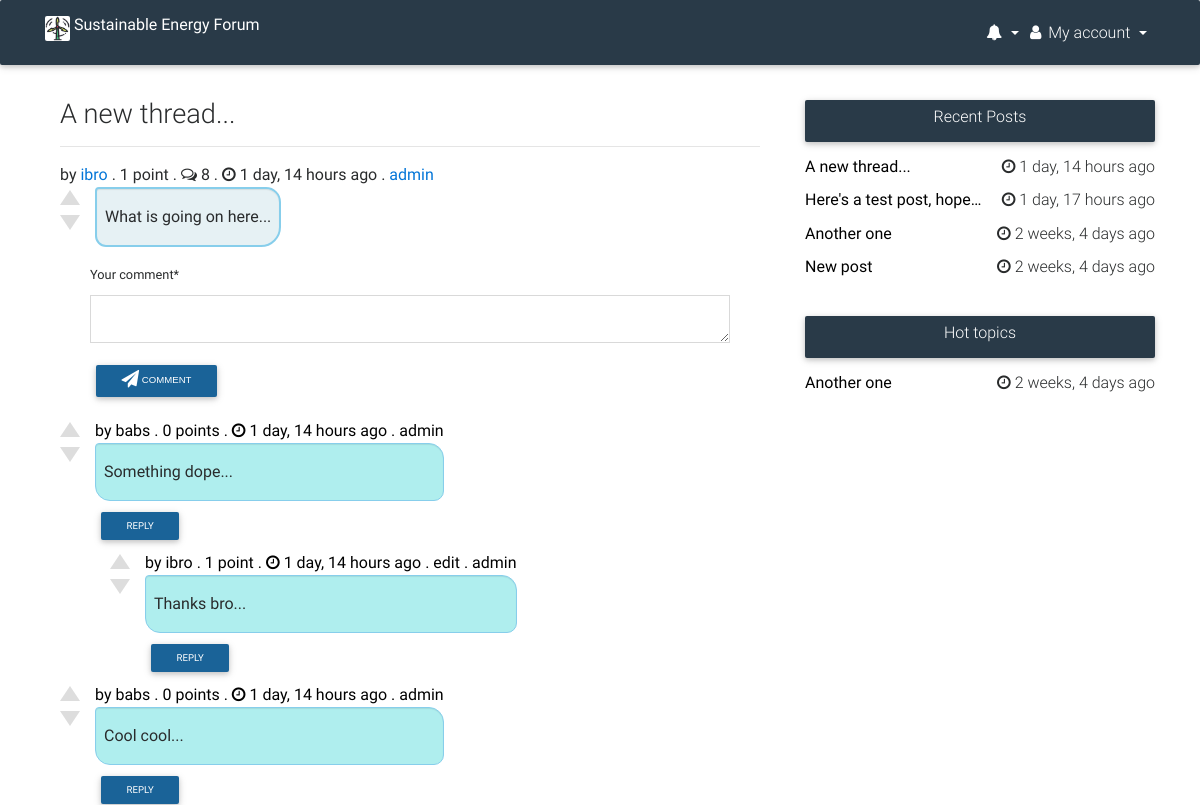
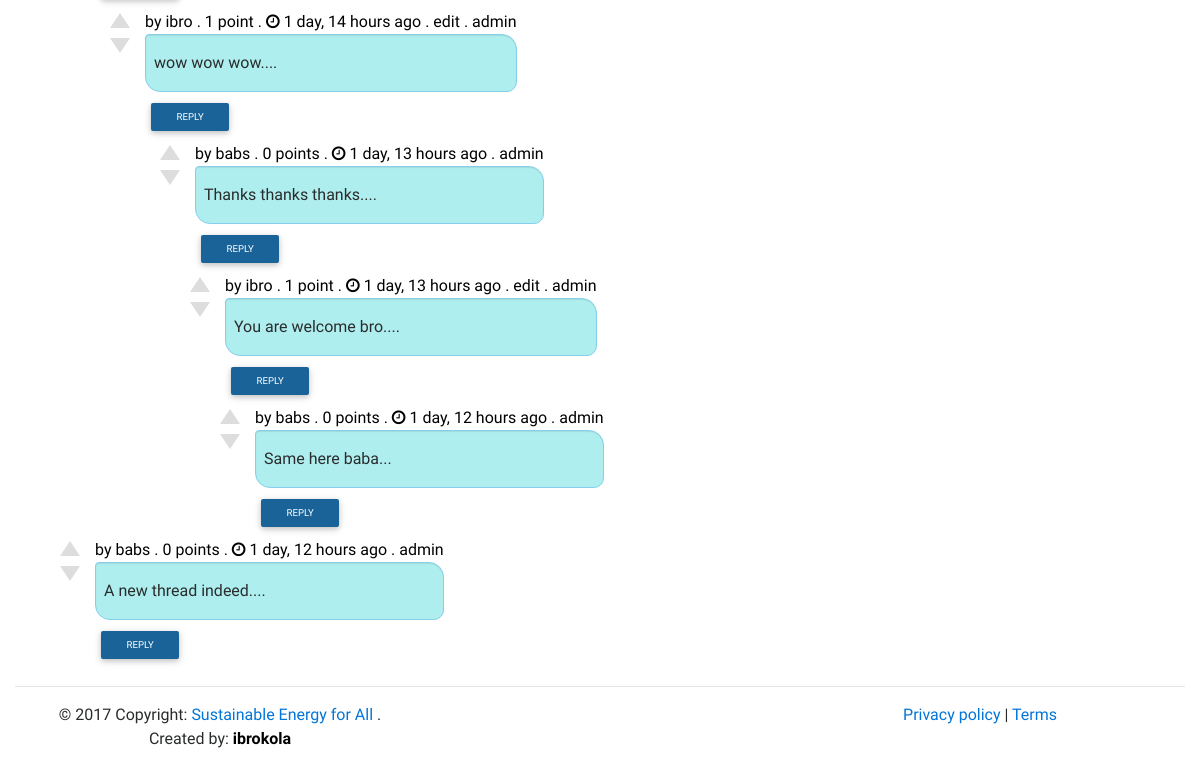
Before: /forum/discussion/4/ (signed in) with the older database file (2 pictures, top to bottom).
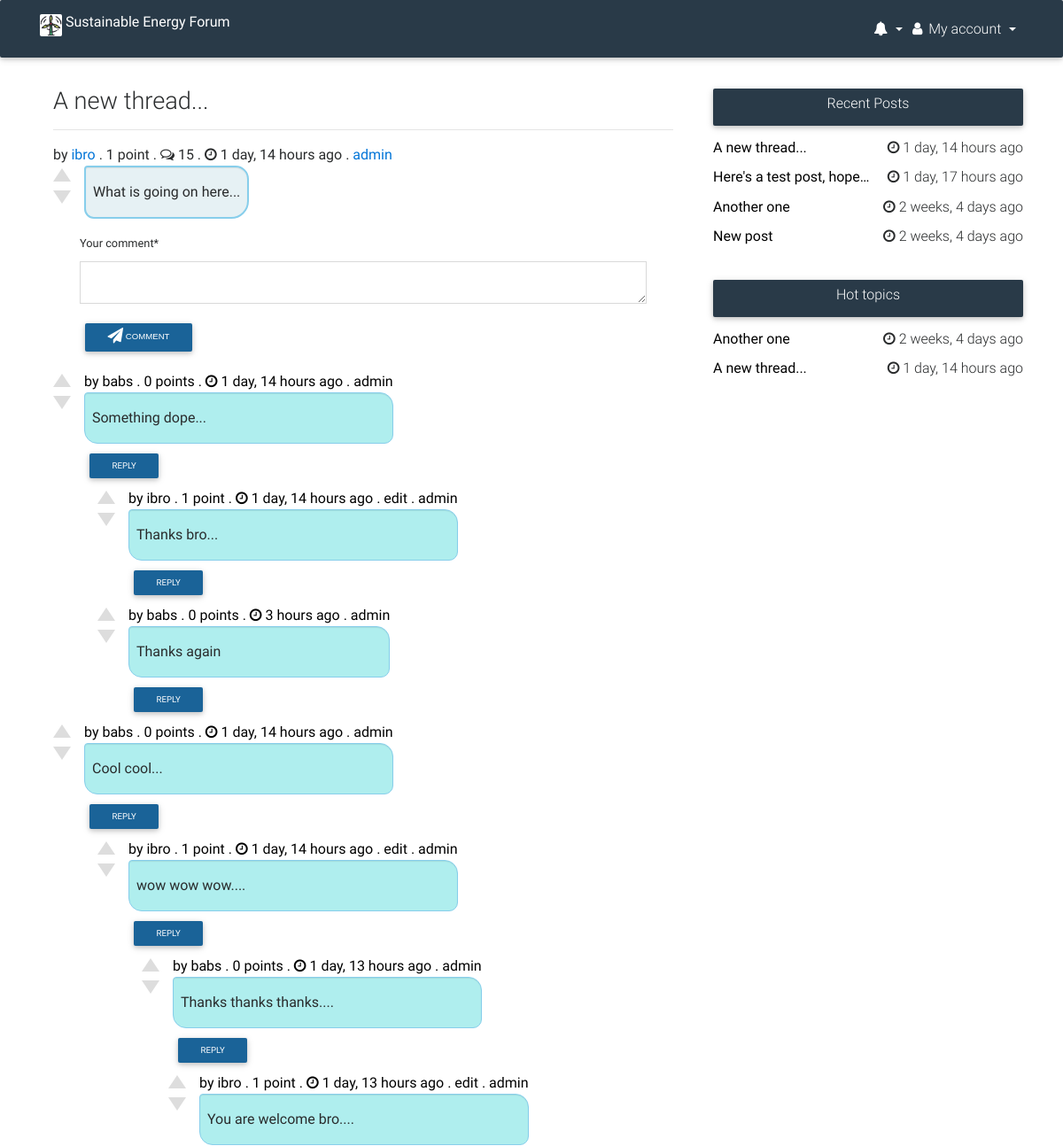
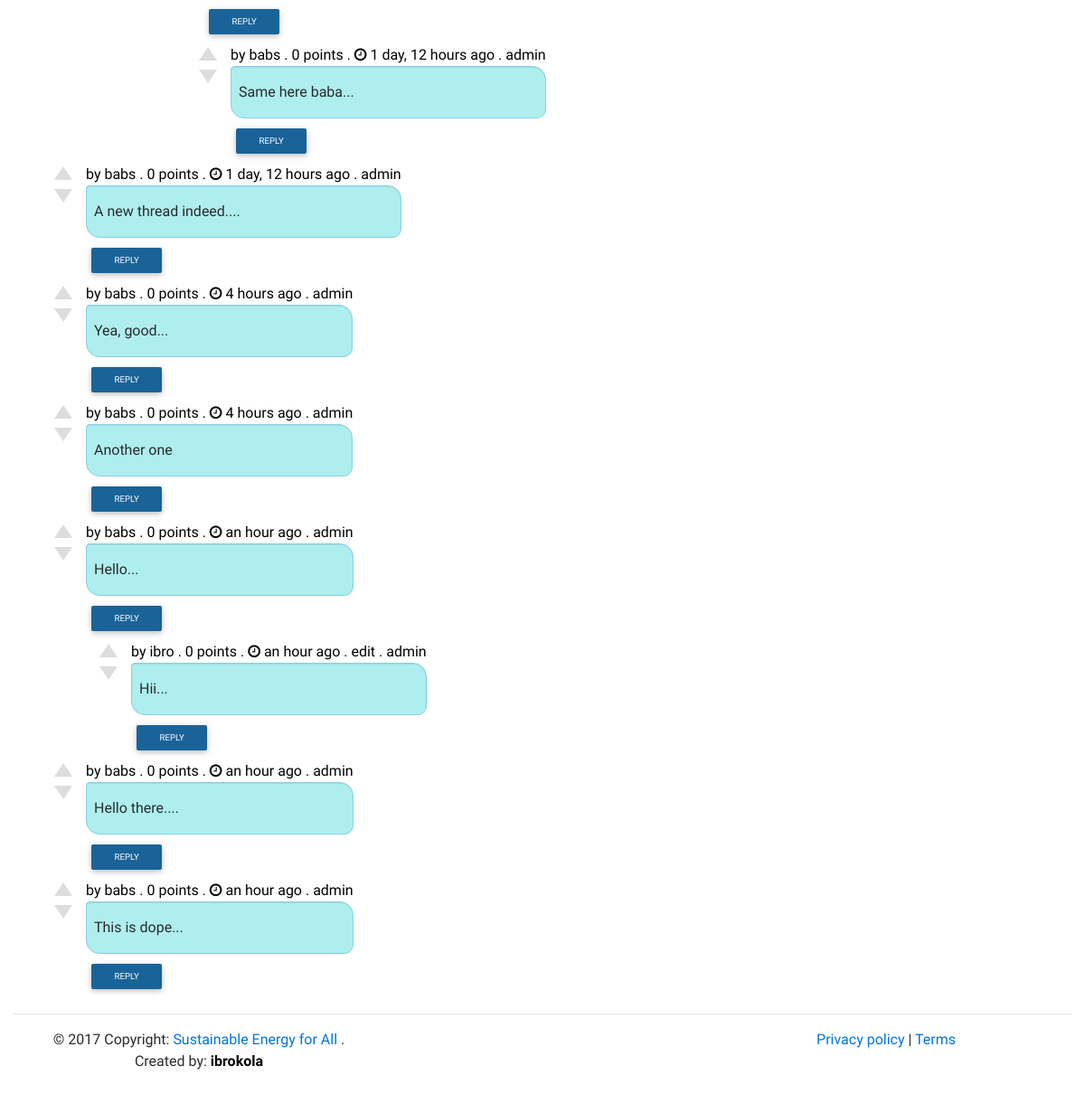
After: the same page with the newer database file (2 pictures, top to bottom).
### forum/models.py (models this page shows, shortened)
class Votable(models.Model):
    class Meta:
        abstract = True
    votes = GenericRelation(Vote)
    author = models.ForeignKey(User, on_delete=models.PROTECT)
    upvotes = models.IntegerField(default=0)
    downvotes = models.IntegerField(default=0)
    flags = models.IntegerField(default=0)

class Post(Votable):
    class Meta:
        db_table = "posts"
        index_together = [
            ["submission_time",],
        ]
    objects = PostsManager()
    title = models.CharField(max_length=500)
    slug = models.SlugField(max_length=500,null=True, blank=True)
    text = models.TextField(max_length=8192, blank=True)
    submission_time = models.DateTimeField(auto_now_add=True)
    num_comments = models.IntegerField(default=0)
    def get_absolute_url(self):
        return reverse('forum:discussion', kwargs={"post_id": self.pk})
    def __str__(self):
        return self.title

class Comment(Votable):
    class Meta:
        db_table = "comments"
        unique_together = [
            ["post", "wbs"],
        ]
    objects = CommentsManager()
    post = models.ForeignKey(Post, related_name="comments")
    parent_comment = models.ForeignKey('self',
                null=True, blank=True,
                on_delete=models.PROTECT)
    text = models.TextField(max_length=8192)
    submission_time = models.DateTimeField(auto_now_add=True)
    wbs = models.CharField(max_length=30)

### users/models.py (models this page shows, shortened)
class User(AbstractBaseUser):
    username = models.CharField(
        max_length=255,
        unique=True,
    )
    email = models.EmailField(
        verbose_name='email address',
        max_length=255,
        unique=True,
    )
    first_name = models.CharField(
                max_length=120,
                null=True,
                blank=True
                )
    last_name = models.CharField(
                max_length=120,
                null=True,
                blank=True
                )
    score = models.IntegerField(default=0)
    is_active = models.BooleanField(default=True)
    is_admin = models.BooleanField(default=False)
    objects = UserManager()
    USERNAME_FIELD = 'username'
    REQUIRED_FIELDS = ['email']
    @property
    def is_staff(self):
        return self.is_admin
    class Meta:
        db_table = "users"

### forum/views.py (the view, shortened to what this page needs)
# urls.py: url(r'^discussion/(?P<post_id>\d+)/$', DiscussionView.as_view(), name="discussion"),
class DiscussionView(View):
    def get(self, request, post_id, *args, **kwargs):
        if request.user.is_authenticated():
            post = Post.objects.get_post_with_my_votes(post_id, request.user)
            comments = Comment.objects.best_ones_first(post_id, request.user.id)
            side1 = Post.objects.filter(num_comments__gte=10)[:5]
            side2 = Post.objects.order_by('-submission_time')[:5]
            form = CommentForm()
            context = {
                "post": post,
                "comments": comments,
                "form": form,
                "side1": side1,
                "side2": side2
            }
            return render(request, "forum/discussion.html", context)
        else:
            return HttpResponseRedirect(reverse('account_login'))

### forum/forms.py
class CommentForm(forms.ModelForm):
    class Meta:
        model = Comment
        fields = ['text']
        labels = {
            'text': 'Your comment',
        }

### forum/models.py (called while the page is built)
    def get_post_with_my_votes(self, post_id, user):
        post = Post.objects\
            .annotate(score=F('upvotes') - F('downvotes'))\
            .select_related("author").get(pk=post_id)
        if user and user.is_authenticated():
            content_type = ContentType.objects.get_for_model(Post)
            post_votes = Vote.objects.filter(content_type=content_type.id,
                object_id=post_id, type_of_vote__in=(UPVOTE, DOWNVOTE),
                voter=user)
            for v in post_votes:
                if v.type_of_vote == UPVOTE:
                    post.is_upvoted = True
                elif v.type_of_vote == DOWNVOTE:
                    post.is_downvoted = True
        return post

### forum/templatetags/markdown.py (called while the page is built)
@register.filter(name='markdown')
def markdown(value):
	html = markdown2.markdown(value,
		safe_mode="escape",
		extras=["fenced-code-blocks"])
	return mark_safe(html)

### templates/forum/discussion.html (shortened to what this page needs)
{% extends "base.html" %}
{% load humanize %}
{% load crispy_forms_tags %}
{% load markdown %}
{% block content %}
<div class="container-fluid" style="padding-top: 100px;"></div>
<div class="container">
    <div class="row">
        <div class="col-md-8">
            <div class="col-sm-12">
                <div class="">
                    <h3 class="h3-responsive">{{ post.title }}</h3>
                </div>
                <hr>
                <div class="post-line-2">
                    <div class="post-score">
                        by <a href="{% url 'profile:profile_view' post.author.username %}">{{ post.author.username }}</a> . {{ post.score }} point{{ post.score | pluralize }} . <a><i class="fa fa-comments-o"></i> {{ comments|length }}</a> . <i class="fa fa-clock-o"></i>
                        {{ post.submission_time | naturaltime }}
                            {% if request.user.is_staff %} . <a href="{% url 'admin:forum_post_change' post.id %}">admin</a>
                        {% endif %}
                    </div>
                    {% if post.text %}
                    <div class="post">
                        {% include "forum/snippet/post_vote_control.html" with obj_type='posts' obj=post %}
                        <div class="post-text">
                            <p>{{ post.text | markdown }}</p>
                        </div>
                    </div>
                    {% endif %}
                    <div class="container">
                        <div class="col-sm-12">
                            <form method="post" action="">
                                {% csrf_token %} {{ form|crispy }}
                                <button type="submit" class="btn btn-default btn-sm"><i class="fa fa-paper-plane"></i> Comment</button>
                            </form>
                        </div>
                    </div>
                </div>
            </div>
            <div class="col-sm-12">
                <div class="comments">
                    {% for comment in comments %}
                    <div id="comment-{{comment.id}}" class="comment indent-{{comment.indent}}">
                        {% include "forum/snippet/post_vote_control.html" with obj_type='comments' obj=comment %}
                        <div class="">
                            <div class="comment-header">
                                <span class="comment-author">
            						by <a href="{% url 'profile:profile_view' comment.author.username %}">{{ comment.author.username }}</a>
            					</span>
                                <span> . </span>
                                <span>{{comment.score}} point{{ comment.score | pluralize }}</span>
                                <span> . </span>
                                <span class="comment-submission-time"><i class="fa fa-clock-o"></i> {{ comment.submission_time | naturaltime }}</span>
                                {% if request.user.username == comment.author.username %}
                                <span> . </span>
                                <span><a href="{% url 'forum:edit_comment' comment.id %}">edit</a></span>
                                {% endif %}
                                {% if request.user.is_staff %}
                                <span> . </span>
                                <span>
            						<a href="{% url 'admin:forum_comment_change' comment.id %}">admin</a>
            					</span> {% endif %}
                            </div>
                            <div class="comment-text">
                                <p>
                                    {{ comment.text | markdown }}
                                </p>
                            </div>
                            {% if comment.indent < 6 %}
                            <a href="{% url 'forum:reply_to_comment' comment.id %}"<button class="btn btn-default btn-sm">reply</button></a>
                                {% else %}
                                <span><i>replies not allowed anymore</i></span>
                            {% endif %}
                        </div>
                    </div>
                    {% endfor %}
                </div>
            </div>
        </div>
        <br>
        <br>
        <br>
        <div class="col-md-4">
            {% include "forum/snippet/sidebar.html" with side1=side1 side2=side2 %}
        </div>
    </div>
</div>
{% endblock %}

### templates/base.html (shortened to what this page needs)
{% load static %}
{% load notification_tags %}
<!DOCTYPE html>
<html lang="en">
<head>
    <link rel="stylesheet" href="https://maxcdn.bootstrapcdn.com/font-awesome/4.6.0/css/font-awesome.min.css">
    <link href="{% static 'css/bootstrap.min.css' %}" rel="stylesheet">
    <link href="{% static 'css/mdb.css' %}" rel="stylesheet">
    <link href="{% static 'css/main.css' %}" rel="stylesheet">
</head>
<body class="mdb-skin">
    <header>
        {% include 'navbar.html' %}
    </header>
    <main>
        <div class="" style="min-height: 800px;">
            {% block content %}{% endblock %}
        </div>
    </main>
    <footer>
        {% include 'footer.html' %}
    </footer>
</body>
</html>

### templates/navbar.html (shortened to what this page needs)
{% load static %}
{% load notification_tags %}
<nav class="navbar fixed-top navbar-toggleable-md navbar-dark scrolling-navbar">
    <div class="container">
        <a class="navbar-brand" href="/">
            <h6 class="h6-responsive" style="font-family: 'Frijole', cursive;"><img src="{% static 'img/logo/logo3.png' %}" class="d-inline-block align-top" alt="S.E.F" width="25" height="25"> Sustainable Energy Forum</h6>
        </a>
        <div class="collapse navbar-collapse" id="navbarNav">
            <ul class="navbar-nav nav-flex-icons">
                {% if request.user.is_authenticated %}
                <li class="nav-item dropdown" style="padding-top: 8px;">
                <a href="#" class="dropdown-toggle notification-toggle" data-toggle="dropdown" role="button" aria-haspopup="true" aria-expanded="false">
                      <i class="fa fa-bell" aria-hidden="true"></i>
                </a>
                </li>
                {% endif %}
                <li class="nav-item dropdown">
                    <a class="nav-link dropdown-toggle" href="#" id="navbarDropdownMenuLink" data-toggle="dropdown" aria-haspopup="true" aria-expanded="false">
                        <i class="fa fa-user"></i> <span class="hidden-sm-down">My account</span>
                    </a>
                </li>
            </ul>
        </div>
    </div>
</nav>

### templates/forum/snippet/post_vote_control.html
<div data-object-type="{{obj_type}}" data-object-id="{{obj.id}}" class="vote-control">
  {% if not request.user.is_authenticated %}
  <button class="vote-button upvote" data-state="disabled"></button>
  <button class="vote-button downvote" data-state="disabled"></button>
  {% elif request.user.id == obj.author.id %}
  <button class="vote-button upvote" data-state="disabled"></button>
  <button class="vote-button downvote" data-state="disabled"></button>
  {% elif obj.is_upvoted and obj.is_downvoted %}
  <button class="vote-button upvote" data-state="voted"></button>
  <button class="vote-button downvote" data-state="voted"></button>
  {% elif obj.is_upvoted %}
  <button class="vote-button upvote" data-state="voted"></button>
  <button class="vote-button downvote" data-state="disabled"></button>
  {% elif obj.is_downvoted %}
  <button class="vote-button upvote" data-state="disabled"></button>
  <button class="vote-button downvote" data-state="voted"></button>
  {% else %}
  <button class="vote-button upvote" data-state="enabled"></button>
  <button class="vote-button downvote" data-state="enabled"></button>
  {% endif %}
</div>

### templates/forum/snippet/sidebar.html (shortened to what this page needs)
{% load humanize %}
<section class="section widget-content wow fadeIn" data-wow-delay="0.3s">
    <nav class="navbar navbar-dark sidebar-heading">
        <div class="flex-center">
            <h6 class="h6-responsive white-text">Recent Posts</h6>
        </div>
    </nav>
    <div class="single-post">
        <div class="row">
            <div class="col-12">
                {% for item in side2 %}
                    <h6><b><a href="{{ item.get_absolute_url }}"><span class="text-black" style="text-decoration:none; color:black;">{{ item|truncatechars:25 }}</span></a></b> <span class="float-right"><i class="fa fa-clock-o"></i> {{ item.submission_time | naturaltime }}</span></h6>
                {% endfor %}
            </div>
        </div>
    </div>
</section>
<section class="section widget-content wow fadeIn" data-wow-delay="0.3s">
    <nav class="navbar navbar-dark sidebar-heading">
        <div class="flex-center">
            <h6 class="h6-responsive white-text">Hot topics</h6>
        </div>
    </nav>
    <div class="single-post">
        <div class="row">
            <div class="col-12">
                {% for item in side1 %}
                    <h6><b><a href="{{ item.get_absolute_url }}"><span class="text-black" style="text-decoration:none; color:black;">{{ item|truncatechars:25 }}</span></a></b> <span class="float-right"><i class="fa fa-clock-o"></i> {{ item.submission_time | naturaltime }}</span></h6>
                {% endfor %}
            </div>
        </div>
    </div>
</section>

### templates/footer.html
{% load static %}
<div class="container-fluid">
	<hr>
	<div class="footer-copyright" style="padding-bottom:40px;">
	    <div class="container text-center">
			<div class="row">
				<div class="col-sm-4">
	    		    <span class="justity-content-start">© 2017 Copyright: <a href=""> Sustainable Energy for All</a> . Created by: <a href="https://www.linkedin.com/in/ibraheemkolawole/" style="text-decoration:none; color: black;"><b>ibrokola</b></a></span>
				</div>
				<div class="col-sm-4">
				</div>
				<div class="col-sm-4">
				    <span class="justify-content-end"><a href="/privacy/">Privacy policy</a> | <a href="/terms/">Terms</a></span>
				</div>
			</div>
		</div>
	</div>
</div>

### static/css/main.css (style rules this page uses)
.post { display: -webkit-box; display: -ms-flexbox; display: -webkit-flex; display: flex; }
.vote-control { display: -webkit-box; display: -ms-flexbox; display: -webkit-flex; display: flex; flex-direction: column; -webkit-flex-direction: column; -ms-flex-direction: column; justify-content: flex-start; -webkit-justify-content: flex-start; -ms-flex-justify-content: flex-start; text-align: center; margin-top: 3px; margin-right: 15px; }
.vote-button { padding: 0; background-color: #fff; width: 0; height: 0; border-left: 10px solid transparent; border-right: 10px solid transparent; cursor: pointer; cursor: hand; }
.upvote { border-top: 0px; border-bottom: 15px solid #DDDDDD; margin-bottom: 10px; }
.downvote { border-top: 15px solid #DDDDDD; border-bottom: 0px; }
.upvote[data-state="disabled"], .downvote[data-state="disabled"] { cursor: not-allowed; }
.comments { margin-top: 1rem; }
.comment { display: -webkit-box; display: -ms-flexbox; display: -webkit-flex; display: flex; margin-bottom: 5px; }
.indent-2 { margin-left: 50px; }
.indent-3 { margin-left: 100px; }
.indent-4 { margin-left: 130px; }
.indent-5 { margin-left: 160px; }
.comment-text { margin-bottom: 5px; min-height: 40px; }
.comment-header, .comment-header a { color: black; }
.post-text { background-color: #e6f1f4; border: 2px solid #87CEEB; border-radius: 4px 15px 20px 11px; box-shadow: inset 0 1px 1px rgba(0, 0, 0, .08); padding-left: 8px; padding-right: 8px; }
.comment-text { background-color: #afeeee; border: 1px solid #87CEEB; border-radius: 4px 15px 10px; box-shadow: inset 0 1px 1px rgba(0, 0, 0, .08); padding-left: 8px; padding-right: 8px; }
.post-text { margin-bottom: 15px; }

Changed rows visible on the page:
now on one of the page's lists (row edited): Post: title "A new thread...", submission_time "1 day, 14 hours ago"
added Comment: author.username "babs", score "0", score|pluralize "s", submission_time "3 hours ago", text "Thanks again", shows "REPLY"
added Comment: author.username "babs", score "0", score|pluralize "s", submission_time "4 hours ago", text "Yea, good...", shows "REPLY"
added Comment: author.username "babs", score "0", score|pluralize "s", submission_time "4 hours ago", text "Another one", shows "REPLY"
added Comment: author.username "babs", score "0", score|pluralize "s", submission_time "an hour ago", text "Hello...", shows "REPLY"
added Comment: author.username "ibro", score "0", score|pluralize "s", submission_time "an hour ago", shows "edit", text "Hii...", shows "REPLY"
added Comment: author.username "babs", score "0", score|pluralize "s", submission_time "an hour ago", text "Hello there....", shows "REPLY"
added Comment: author.username "babs", score "0", score|pluralize "s", submission_time "an hour ago", text "This is dope...", shows "REPLY"
Other visible differences:
{{ comments|length }}: "8" → "15"
